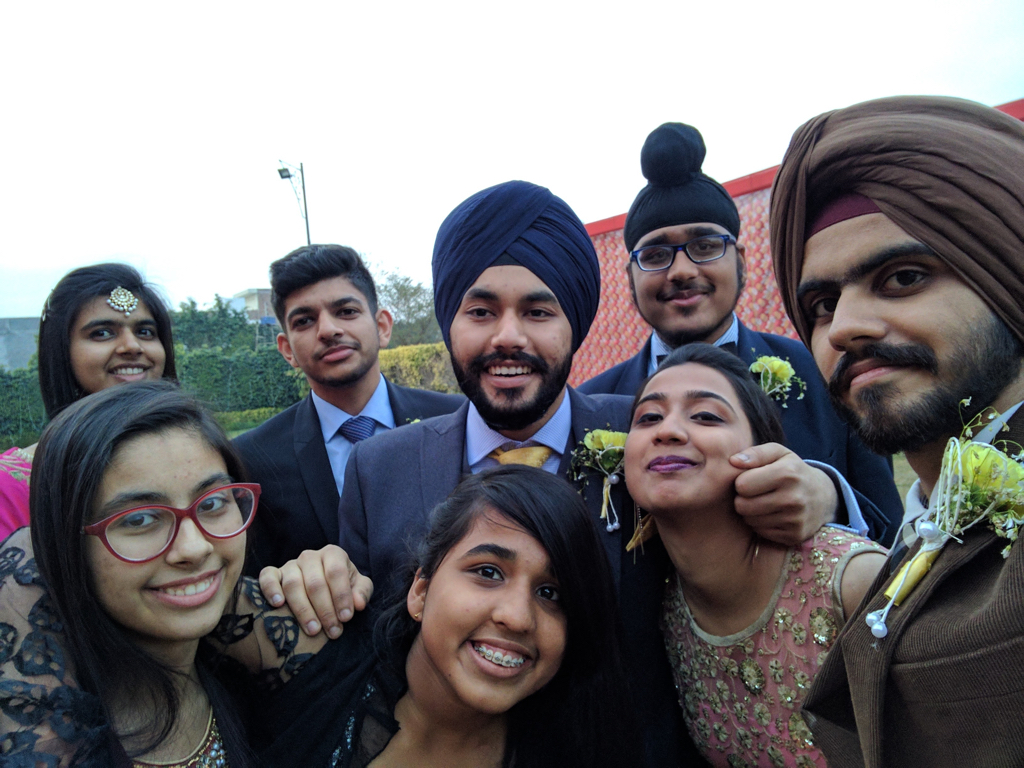
#> input picture images/cousines.jpg, 1024 x 768 px, found by its file name
$ jupyter execute openCV.ipynb   (shell and % lines are left out)   (text cells are left out)
#> lines starting #> are read from the running program, lines starting #| are printed output that depends on the picture
[cell 1]
import cv2
import numpy as np
import matplotlib.pyplot as plt
from IPython.display import clear_output

[cell 2]
img = cv2.imread('cousines.jpg', cv2.IMREAD_GRAYSCALE)
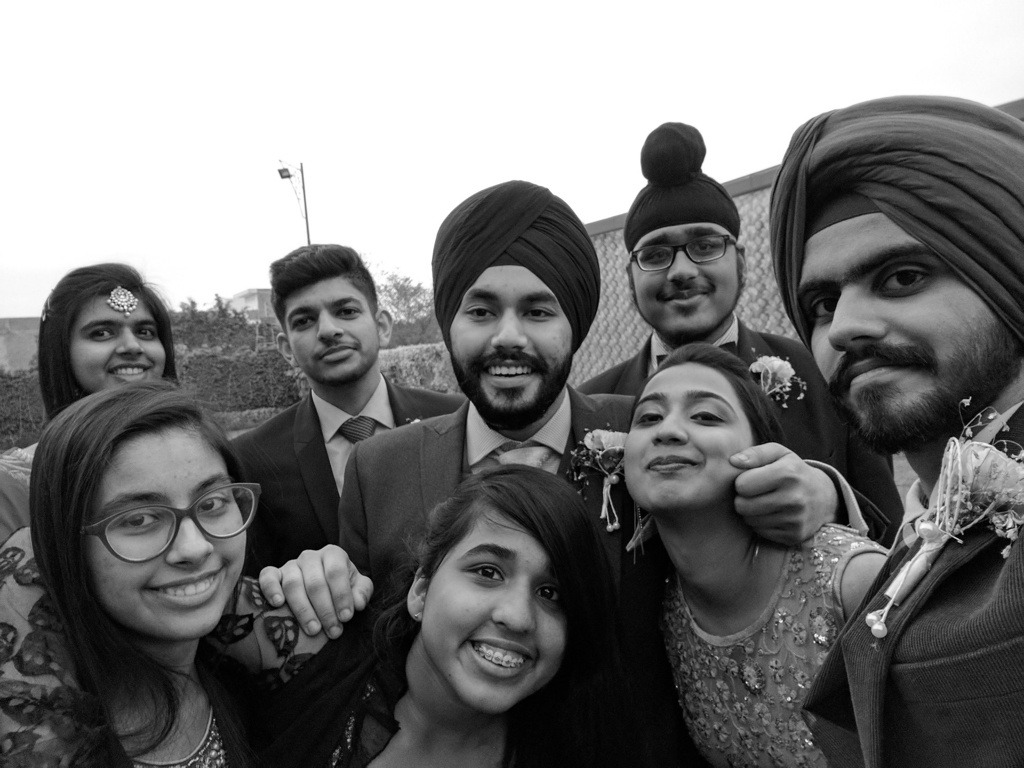
#> img: shape (768, 1024); min 0, max 255, mean 119.3

[cell 3]
# cv2.imshow('image', img)
plt.imshow(img, cmap='gray', interpolation='bicubic')
#> (this line was passed over: IPython is not available in this run)

[cell 4]
vid = cv2.VideoCapture(0)
try:
    while(True):
        ret, frame = vid.read()
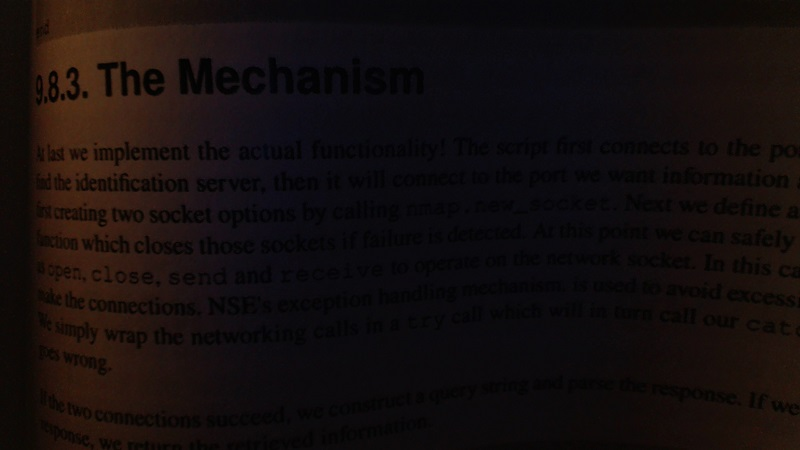
#> input picture images/bookpage.jpg, 800 x 450 px, given in place of the camera
#> frame is the input picture: shape (450, 800, 3); mean B, G, R 13.4, 13.6, 20.3
        if not ret:
            vid.release()
            print( "Released Video Resource")
            break
        frame = cv2.cvtColor(frame, cv2.COLOR_BGR2GRAY)
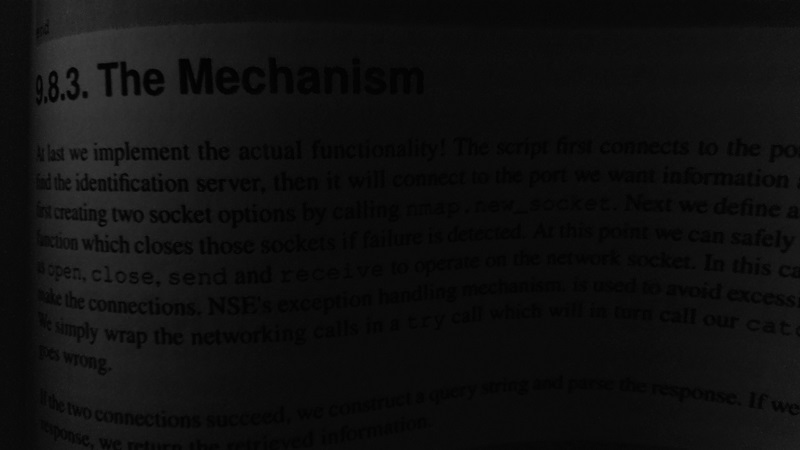
#> frame: shape (450, 800); min 0, max 64, mean 15.6
        plt.imshow(frame, cmap='gray')
#> (this line was passed over: IPython is not available in this run)
        plt.show()
        clear_output(wait=True)
except KeyboardInterrupt:
    vid.release()
    print("Released Video Resource")
